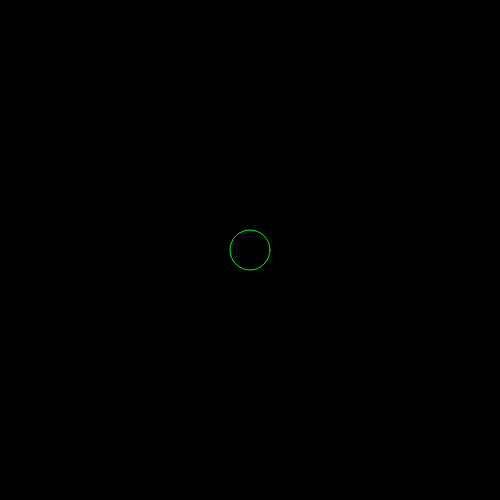
Frame 1 (no input)
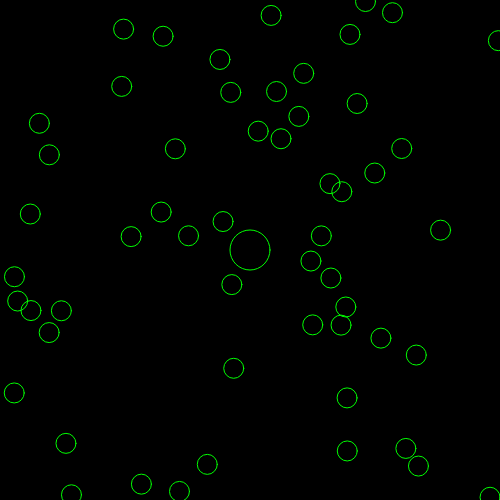
Frame 60 (no input)
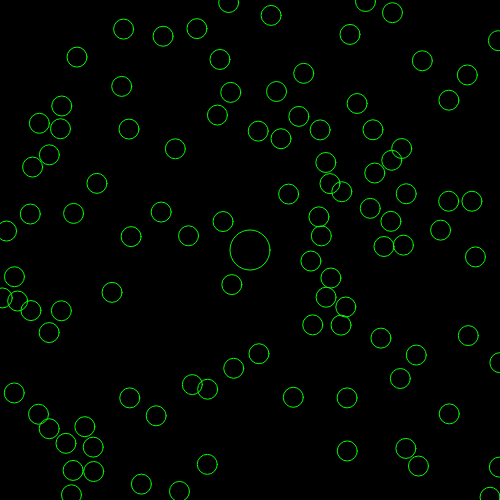
Frame 120 (the mouse pressed at the canvas centre since frame 60)

The p5.js sketch that drew these frames (run headless with seeded random() and noise() and a simulated clock; from frame 60 on, the mouse is pressed at the canvas centre):

// p5.js sketch
// ── sketch.js
// Packing Circles - 24th of February, 2021

let circles = []; // Array which will store circles.
//let width = 500;
//let height = 500;

// Circle class, with all the required parameters for the circle.
class Circle {
  constructor(_x, _y, _r){
    this.position = createVector(_x, _y);
    this.radius = _r;
  }
}

function setup (){
  createCanvas(500,500);
  circles.push(new Circle(250,250,20));
  //noLoop;
}

function draw (){
  background(0);
  for (let i = 0; i < circles.length; i++){
    let packingCircle = circles[i];
    stroke(0,255,0);
    noFill();
    ellipse(packingCircle.position.x, packingCircle.position.y, packingCircle.radius*2, packingCircle.radius*2);

  }
  generateCircles();
}

// This function will add more circles to the array 'circles' and display them on the canvas.
function generateCircles() {
  let newCircle = new Circle(random(width), random(height), 10);
  // To check if circle can be drawn at certain spot.
  for(let i = 0; i < circles.length; i++){
    let anotherCircle = circles[i];
    let distance = dist(newCircle.position.x, newCircle.position.y, anotherCircle.position.x, anotherCircle.position.y);
    if(distance < anotherCircle.radius + 4) {
      newCircle = undefined;
      break;
    }
  }
  // If circle is able to display on certain spot
  if(newCircle){
    circles.push(newCircle);
    return true;
  } else {
    return false;
  }
}
